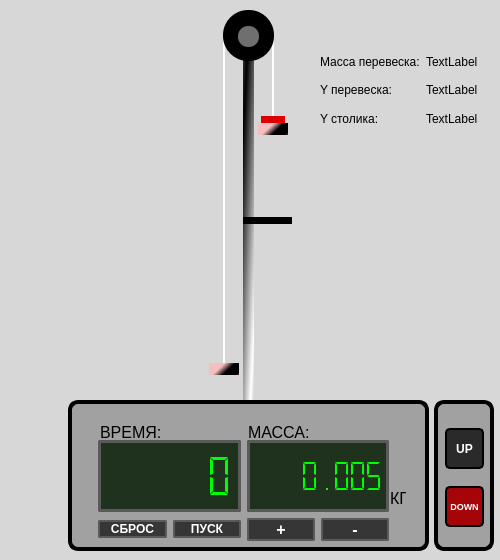
<?xml version="1.0" encoding="UTF-8"?>
<ui version="4.0">
 <class>MainWindow</class>
 <widget class="QMainWindow" name="MainWindow">
  <property name="geometry">
   <rect>
    <x>0</x>
    <y>0</y>
    <width>500</width>
    <height>560</height>
   </rect>
  </property>
  <property name="windowTitle">
   <string>MainWindow</string>
  </property>
  <property name="styleSheet">
   <string notr="true">#MainWindow{
	
	background-color: rgb(215, 215, 215);
}
#podstavka{
	background-color: rgb(161, 161, 161);
	border: 2px solid rgb(0, 0, 0);
	border-radius: 10px;
	border-width: 4px;
}
#blok_visoti{
	background-color: rgb(161, 161, 161);
	border: 2px solid rgb(0, 0, 0);
	border-radius: 10px;
	border-width: 4px;
}


#lcd_display_time {
    background-color: rgb(30, 50, 30);
     color: rgb(0, 255, 0);
     border: 3px solid rgb(90, 90, 90);
    border-radius: 2px;
    }
#lcd_display_massa {
    background-color: rgb(30, 50, 30);
     color: rgb(0, 255, 0);
     border: 3px solid rgb(90, 90, 90);
    border-radius: 2px;
    }

#button_start{
	background-color: rgb(54, 54, 54);
	border: 2px solid rgb(90, 90, 90);
border-radius: 2px;
color:white;
}
#button_reboot
{
	background-color: rgb(54, 54, 54);
	border: 2px solid rgb(90, 90, 90);
border-radius: 2px;
color:white;
}
#button_plus{
background-color: rgb(54, 54, 54);
	border: 2px solid rgb(90, 90, 90);
border-radius: 2px;
color:white;
}
#button_minus{
background-color: rgb(54, 54, 54);
	border: 2px solid rgb(90, 90, 90);
border-radius: 2px;
color:white;
}
#still_label{
	background-color: qlineargradient(spread:reflect, x1:0.131182, y1:0.153909, x2:0.676, y2:1, stop:0 rgba(0, 0, 0, 255), stop:1 rgba(255, 255, 255, 255));
}
#block_label{
	background-color: rgb(0, 0, 0);
	border-radius: 25px;
}
#bich_1_label{
	background-color: rgb(255, 255, 255);
}
#bich_2_label{
	background-color: rgb(255, 255, 255);
}
#gruz_1{
	background-color: qlineargradient(spread:reflect, x1:0.87, y1:0.534591, x2:0.119, y2:0.209818, stop:0.244318 rgba(0, 0, 0, 255), stop:0.636364 rgba(246, 191, 191, 255));
}
#gruz_2{
	background-color: qlineargradient(spread:reflect, x1:0.87, y1:0.534591, x2:0.119, y2:0.209818, stop:0.244318 rgba(0, 0, 0, 255), stop:0.636364 rgba(246, 191, 191, 255));
}
#gruz_3{
	background-color: rgb(222, 0, 0);
}

#stoper{
	background-color: rgb(0, 0, 0);
}

#oskolesa{
	background-color: rgb(111, 111, 111);
	border-radius:10px;

}</string>
  </property>
  <widget class="QWidget" name="centralwidget">
   <widget class="QLabel" name="podstavka">
    <property name="geometry">
     <rect>
      <x>68</x>
      <y>400</y>
      <width>361</width>
      <height>151</height>
     </rect>
    </property>
    <property name="text">
     <string/>
    </property>
   </widget>
   <widget class="QLabel" name="time_label">
    <property name="geometry">
     <rect>
      <x>100</x>
      <y>424</y>
      <width>71</width>
      <height>16</height>
     </rect>
    </property>
    <property name="font">
     <font>
      <pointsize>12</pointsize>
     </font>
    </property>
    <property name="text">
     <string>ВРЕМЯ:</string>
    </property>
   </widget>
   <widget class="QLabel" name="massa_label">
    <property name="geometry">
     <rect>
      <x>248</x>
      <y>424</y>
      <width>61</width>
      <height>16</height>
     </rect>
    </property>
    <property name="font">
     <font>
      <pointsize>12</pointsize>
     </font>
    </property>
    <property name="text">
     <string>МАССА:</string>
    </property>
   </widget>
   <widget class="QLabel" name="kilogram_label">
    <property name="geometry">
     <rect>
      <x>390</x>
      <y>490</y>
      <width>16</width>
      <height>16</height>
     </rect>
    </property>
    <property name="font">
     <font>
      <pointsize>12</pointsize>
     </font>
    </property>
    <property name="text">
     <string>КГ</string>
    </property>
   </widget>
   <widget class="QWidget" name="gridLayoutWidget">
    <property name="geometry">
     <rect>
      <x>98</x>
      <y>440</y>
      <width>291</width>
      <height>101</height>
     </rect>
    </property>
    <layout class="QGridLayout" name="gridLayout">
     <item row="1" column="0">
      <layout class="QHBoxLayout" name="horizontalLayout_3">
       <item>
        <widget class="QPushButton" name="button_reboot">
         <property name="font">
          <font>
           <italic>false</italic>
           <bold>true</bold>
          </font>
         </property>
         <property name="cursor">
          <cursorShape>PointingHandCursor</cursorShape>
         </property>
         <property name="text">
          <string>СБРОС</string>
         </property>
        </widget>
       </item>
       <item>
        <widget class="QPushButton" name="button_start">
         <property name="font">
          <font>
           <bold>true</bold>
          </font>
         </property>
         <property name="cursor">
          <cursorShape>PointingHandCursor</cursorShape>
         </property>
         <property name="text">
          <string>ПУСК</string>
         </property>
        </widget>
       </item>
      </layout>
     </item>
     <item row="0" column="0">
      <widget class="QLCDNumber" name="lcd_display_time">
       <property name="autoFillBackground">
        <bool>false</bool>
       </property>
       <property name="frameShape">
        <enum>QFrame::Shape::Box</enum>
       </property>
       <property name="lineWidth">
        <number>1</number>
       </property>
       <property name="midLineWidth">
        <number>0</number>
       </property>
       <property name="smallDecimalPoint">
        <bool>true</bool>
       </property>
       <property name="digitCount">
        <number>5</number>
       </property>
       <property name="mode">
        <enum>QLCDNumber::Mode::Dec</enum>
       </property>
       <property name="segmentStyle">
        <enum>QLCDNumber::SegmentStyle::Flat</enum>
       </property>
       <property name="intValue" stdset="0">
        <number>0</number>
       </property>
      </widget>
     </item>
     <item row="0" column="1">
      <widget class="QLCDNumber" name="lcd_display_massa">
       <property name="digitCount">
        <number>8</number>
       </property>
       <property name="segmentStyle">
        <enum>QLCDNumber::SegmentStyle::Flat</enum>
       </property>
       <property name="value" stdset="0">
        <double>0.005000000000000</double>
       </property>
      </widget>
     </item>
     <item row="1" column="1">
      <layout class="QHBoxLayout" name="horizontalLayout">
       <item>
        <widget class="QPushButton" name="button_plus">
         <property name="enabled">
          <bool>true</bool>
         </property>
         <property name="font">
          <font>
           <pointsize>12</pointsize>
           <bold>true</bold>
          </font>
         </property>
         <property name="cursor">
          <cursorShape>PointingHandCursor</cursorShape>
         </property>
         <property name="text">
          <string>+</string>
         </property>
         <property name="autoDefault">
          <bool>false</bool>
         </property>
         <property name="default">
          <bool>false</bool>
         </property>
         <property name="flat">
          <bool>false</bool>
         </property>
        </widget>
       </item>
       <item>
        <widget class="QPushButton" name="button_minus">
         <property name="font">
          <font>
           <pointsize>12</pointsize>
           <bold>true</bold>
          </font>
         </property>
         <property name="cursor">
          <cursorShape>PointingHandCursor</cursorShape>
         </property>
         <property name="text">
          <string>-</string>
         </property>
        </widget>
       </item>
      </layout>
     </item>
    </layout>
   </widget>
   <widget class="QLabel" name="still_label">
    <property name="geometry">
     <rect>
      <x>243</x>
      <y>57</y>
      <width>11</width>
      <height>343</height>
     </rect>
    </property>
    <property name="text">
     <string/>
    </property>
   </widget>
   <widget class="QLabel" name="block_label">
    <property name="geometry">
     <rect>
      <x>223</x>
      <y>10</y>
      <width>51</width>
      <height>51</height>
     </rect>
    </property>
    <property name="text">
     <string/>
    </property>
   </widget>
   <widget class="QLabel" name="bich_1_label">
    <property name="geometry">
     <rect>
      <x>272</x>
      <y>38</y>
      <width>2</width>
      <height>86</height>
     </rect>
    </property>
    <property name="text">
     <string/>
    </property>
   </widget>
   <widget class="QLabel" name="bich_2_label">
    <property name="geometry">
     <rect>
      <x>223</x>
      <y>38</y>
      <width>2</width>
      <height>325</height>
     </rect>
    </property>
    <property name="text">
     <string/>
    </property>
   </widget>
   <widget class="QLabel" name="gruz_1">
    <property name="geometry">
     <rect>
      <x>258</x>
      <y>123</y>
      <width>30</width>
      <height>12</height>
     </rect>
    </property>
    <property name="text">
     <string/>
    </property>
   </widget>
   <widget class="QLabel" name="gruz_2">
    <property name="geometry">
     <rect>
      <x>209</x>
      <y>363</y>
      <width>30</width>
      <height>12</height>
     </rect>
    </property>
    <property name="text">
     <string/>
    </property>
   </widget>
   <widget class="QLabel" name="gruz_3">
    <property name="geometry">
     <rect>
      <x>261</x>
      <y>116</y>
      <width>24</width>
      <height>7</height>
     </rect>
    </property>
    <property name="text">
     <string/>
    </property>
   </widget>
   <widget class="QLabel" name="blok_visoti">
    <property name="geometry">
     <rect>
      <x>434</x>
      <y>400</y>
      <width>60</width>
      <height>151</height>
     </rect>
    </property>
    <property name="text">
     <string/>
    </property>
   </widget>
   <widget class="QPushButton" name="button_up">
    <property name="geometry">
     <rect>
      <x>445</x>
      <y>428</y>
      <width>39</width>
      <height>41</height>
     </rect>
    </property>
    <property name="font">
     <font>
      <bold>true</bold>
     </font>
    </property>
    <property name="cursor">
     <cursorShape>PointingHandCursor</cursorShape>
    </property>
    <property name="styleSheet">
     <string notr="true">background-color: rgb(42, 42, 42);
color: rgb(255, 255, 255);
border: 2px solid black;
border-radius: 5px;</string>
    </property>
    <property name="text">
     <string>UP</string>
    </property>
   </widget>
   <widget class="QPushButton" name="button_down">
    <property name="geometry">
     <rect>
      <x>445</x>
      <y>486</y>
      <width>39</width>
      <height>41</height>
     </rect>
    </property>
    <property name="font">
     <font>
      <pointsize>7</pointsize>
      <bold>true</bold>
     </font>
    </property>
    <property name="cursor">
     <cursorShape>PointingHandCursor</cursorShape>
    </property>
    <property name="styleSheet">
     <string notr="true">background-color: rgb(165, 5, 7);
color: rgb(255, 255, 255);
border: 2px solid black;
border-radius: 5px;</string>
    </property>
    <property name="text">
     <string>DOWN</string>
    </property>
   </widget>
   <widget class="QLabel" name="stoper">
    <property name="geometry">
     <rect>
      <x>243</x>
      <y>217</y>
      <width>49</width>
      <height>7</height>
     </rect>
    </property>
    <property name="text">
     <string/>
    </property>
   </widget>
   <widget class="QLabel" name="oskolesa">
    <property name="geometry">
     <rect>
      <x>238</x>
      <y>26</y>
      <width>21</width>
      <height>21</height>
     </rect>
    </property>
    <property name="text">
     <string/>
    </property>
   </widget>
   <widget class="QWidget" name="gridLayoutWidget_2">
    <property name="geometry">
     <rect>
      <x>320</x>
      <y>50</y>
      <width>160</width>
      <height>80</height>
     </rect>
    </property>
    <layout class="QGridLayout" name="gridLayout_2">
     <item row="1" column="0">
      <widget class="QLabel" name="label">
       <property name="text">
        <string>Y перевеска:</string>
       </property>
      </widget>
     </item>
     <item row="0" column="0">
      <widget class="QLabel" name="valuehei">
       <property name="text">
        <string>Масса перевеска:</string>
       </property>
      </widget>
     </item>
     <item row="2" column="0">
      <widget class="QLabel" name="label_2">
       <property name="text">
        <string>Y столика: </string>
       </property>
      </widget>
     </item>
     <item row="0" column="1">
      <widget class="QLabel" name="label_mass_pereves">
       <property name="text">
        <string>TextLabel</string>
       </property>
      </widget>
     </item>
     <item row="1" column="1">
      <widget class="QLabel" name="label_y_pereves">
       <property name="text">
        <string>TextLabel</string>
       </property>
      </widget>
     </item>
     <item row="2" column="1">
      <widget class="QLabel" name="label_y_platform">
       <property name="text">
        <string>TextLabel</string>
       </property>
      </widget>
     </item>
    </layout>
   </widget>
   <zorder>bich_1_label</zorder>
   <zorder>bich_2_label</zorder>
   <zorder>still_label</zorder>
   <zorder>podstavka</zorder>
   <zorder>time_label</zorder>
   <zorder>massa_label</zorder>
   <zorder>kilogram_label</zorder>
   <zorder>gridLayoutWidget</zorder>
   <zorder>block_label</zorder>
   <zorder>gruz_1</zorder>
   <zorder>gruz_2</zorder>
   <zorder>gruz_3</zorder>
   <zorder>blok_visoti</zorder>
   <zorder>button_up</zorder>
   <zorder>button_down</zorder>
   <zorder>stoper</zorder>
   <zorder>oskolesa</zorder>
   <zorder>gridLayoutWidget_2</zorder>
  </widget>
 </widget>
 <resources/>
 <connections/>
</ui>
